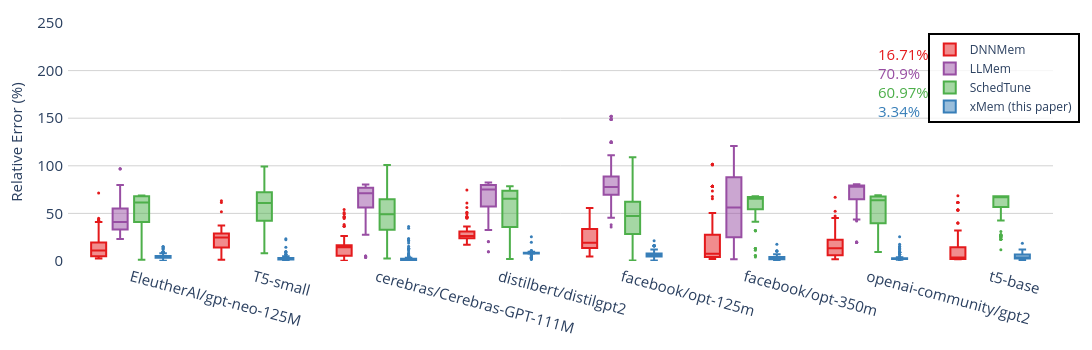

Notebook code cell kept with this figure:
### Markdown cell above
## Box Plot of Relative Error for Transformer Models

### Code cell
fig = e_plot.plot_relative_error_in_box_diagram_with_verification_data(
    title="Evaluation-Relative Error Experiments Result across Estimators-Transformer",
    data_dir=anova_dir.joinpath("Transformer"),
    overall_median=True,
    image_size=(2000, 400),
    font_size=20,
    legend_font_size=18,
    tickfont_size=22,
    view_mode = view_mode
)
fig.show()

### Figure 1 — Plotly figure (JSON) as saved in the notebook; plotly's stock layout.template omitted (floating-point values rounded to 4 significant figures; data arrays with more than 128 entries replaced by an {"elided": "..."} marker saying what was removed)
{"data": [{"alignmentgroup": "True", "hovertemplate": "Estimator=DNNMem<br>Model=%{x}<br>Error=%{y}<extra></extra>", "legendgroup": "DNNMem", "marker": {"color": "#e41a1c", "size": 3}, "name": "DNNMem", "notched": false, "offsetgroup": "DNNMem", "orientation": "v", "showlegend": true, "type": "box", "x": {"elided": "1316 str values"}, "x0": " ", "xaxis": "x", "y": {"elided": "1316 float values"}, "y0": " ", "yaxis": "y"}, {"alignmentgroup": "True", "hovertemplate": "Estimator=LLMem<br>Model=%{x}<br>Error=%{y}<extra></extra>", "legendgroup": "LLMem", "marker": {"color": "#984ea3", "size": 3}, "name": "LLMem", "notched": false, "offsetgroup": "LLMem", "orientation": "v", "showlegend": true, "type": "box", "x": {"elided": "986 str values"}, "x0": " ", "xaxis": "x", "y": {"elided": "986 float values"}, "y0": " ", "yaxis": "y"}, {"alignmentgroup": "True", "hovertemplate": "Estimator=SchedTune<br>Model=%{x}<br>Error=%{y}<extra></extra>", "legendgroup": "SchedTune", "marker": {"color": "#4daf4a", "size": 3}, "name": "SchedTune", "notched": false, "offsetgroup": "SchedTune", "orientation": "v", "showlegend": true, "type": "box", "x": {"elided": "1308 str values"}, "x0": " ", "xaxis": "x", "y": {"elided": "1308 float values"}, "y0": " ", "yaxis": "y"}, {"alignmentgroup": "True", "hovertemplate": "Estimator=xMem (this paper)<br>Model=%{x}<br>Error=%{y}<extra></extra>", "legendgroup": "xMem (this paper)", "marker": {"color": "#377eb8", "size": 3}, "name": "xMem (this paper)", "notched": false, "offsetgroup": "xMem (this paper)", "orientation": "v", "showlegend": true, "type": "box", "x": {"elided": "1314 str values"}, "x0": " ", "xaxis": "x", "y": {"elided": "1314 float values"}, "y0": " ", "yaxis": "y"}], "layout": {"annotations": [{"font": {"color": "#e41a1c", "size": 15}, "showarrow": false, "text": "16.71%", "x": 0.82, "xanchor": "left", "xref": "paper", "y": 0.92, "yanchor": "top", "yref": "paper"}, {"font": {"color": "#984ea3", "size": 15}, "showarrow": false, "text": "70.9%", "x": 0.82, "xanchor": "left", "xref": "paper", "y": 0.84, "yanchor": "top", "yref": "paper"}, {"font": {"color": "#4daf4a", "size": 15}, "showarrow": false, "text": "60.97%", "x": 0.82, "xanchor": "left", "xref": "paper", "y": 0.76, "yanchor": "top", "yref": "paper"}, {"font": {"color": "#377eb8", "size": 15}, "showarrow": false, "text": "3.34%", "x": 0.82, "xanchor": "left", "xref": "paper", "y": 0.68, "yanchor": "top", "yref": "paper"}], "boxmode": "group", "font": {"size": 15}, "height": 350, "legend": {"bgcolor": "rgba(255,255,255,0.8)", "bordercolor": "Black", "borderwidth": 2, "font": {"size": 12}, "orientation": "v", "title": {}, "tracegroupgap": 0, "x": 0.95, "xanchor": "center", "y": 0.58, "yanchor": "bottom"}, "margin": {"b": 50, "l": 60, "pad": 4, "r": 20, "t": 20}, "plot_bgcolor": "white", "title": {"x": 0.5}, "width": 1200, "xaxis": {"anchor": "y", "categoryarray": ["EleutherAI/gpt-neo-125M", "T5-small", "cerebras/Cerebras-GPT-111M", "distilbert/distilgpt2", "facebook/opt-125m", "facebook/opt-350m", "openai-community/gpt2", "t5-base"], "categoryorder": "array", "domain": [0.0, 1.0], "showgrid": false, "tickangle": 15, "tickfont": {"size": 15}, "title": {"font": {"size": 15}}}, "yaxis": {"anchor": "x", "domain": [0.0, 1.0], "gridcolor": "LightGray", "range": [0, 250], "showgrid": true, "tickfont": {"size": 15}, "title": {"font": {"size": 15}, "text": "Relative Error (%)"}, "zeroline": false}}}
